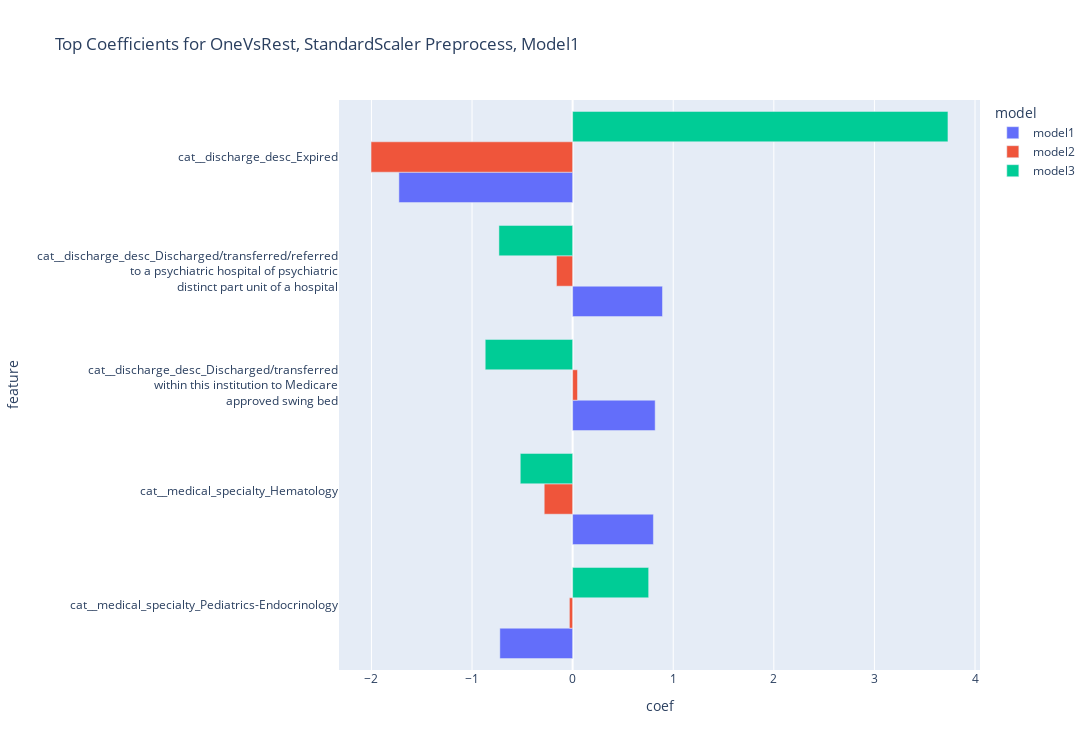

Write notebook code for a chart like this one.
### Markdown cell above
### Gridsearch, OneVsRest, StandardScaler

### Code cell
m1_ss_top10_df = create_topn_long_coef_df_from_gs(gs=g_sc, topn=5,
                                                  sort_model="model1")

title = f"Top Coefficients for OneVsRest, StandardScaler Preprocess, Model1"

fig = px.bar(data_frame=m1_ss_top10_df, 
             y="feature", 
             x="coef", 
             color="model",
             orientation="h", 
             category_orders={"model":["model1", "model2", "model3"]},
             title=title, 
             barmode="group", 
             height=750, 
             width=1250)
fig.show()

### Figure 1 — Plotly figure (JSON) as saved in the notebook; plotly's stock layout.template omitted (floating-point values rounded to 4 significant figures)
{"data": [{"alignmentgroup": "True", "hovertemplate": "model=model1<br>coef=%{x}<br>feature=%{y}<extra></extra>", "legendgroup": "model1", "marker": {"color": "#636efa", "pattern": {"shape": ""}}, "name": "model1", "offsetgroup": "model1", "orientation": "h", "showlegend": true, "textposition": "auto", "type": "bar", "x": [-0.7236, 0.803, 0.8205, 0.8934, -1.727], "xaxis": "x", "y": ["cat__medical_specialty_Pediatrics-Endocrinology<br>", "cat__medical_specialty_Hematology<br>", "cat__discharge_desc_Discharged/transferred<br> within this institution to Medicare<br> approved swing bed", "cat__discharge_desc_Discharged/transferred/referred<br> to a psychiatric hospital of psychiatric<br> distinct part unit of a hospital", "cat__discharge_desc_Expired"], "yaxis": "y"}, {"alignmentgroup": "True", "hovertemplate": "model=model2<br>coef=%{x}<br>feature=%{y}<extra></extra>", "legendgroup": "model2", "marker": {"color": "#EF553B", "pattern": {"shape": ""}}, "name": "model2", "offsetgroup": "model2", "orientation": "h", "showlegend": true, "textposition": "auto", "type": "bar", "x": [-0.03225, 0.04844, -0.1606, -0.2825, -2.004], "xaxis": "x", "y": ["cat__medical_specialty_Pediatrics-Endocrinology<br>", "cat__discharge_desc_Discharged/transferred<br> within this institution to Medicare<br> approved swing bed", "cat__discharge_desc_Discharged/transferred/referred<br> to a psychiatric hospital of psychiatric<br> distinct part unit of a hospital", "cat__medical_specialty_Hematology<br>", "cat__discharge_desc_Expired"], "yaxis": "y"}, {"alignmentgroup": "True", "hovertemplate": "model=model3<br>coef=%{x}<br>feature=%{y}<extra></extra>", "legendgroup": "model3", "marker": {"color": "#00cc96", "pattern": {"shape": ""}}, "name": "model3", "offsetgroup": "model3", "orientation": "h", "showlegend": true, "textposition": "auto", "type": "bar", "x": [-0.5206, -0.7328, 0.7558, -0.869, 3.731], "xaxis": "x", "y": ["cat__medical_specialty_Hematology<br>", "cat__discharge_desc_Discharged/transferred/referred<br> to a psychiatric hospital of psychiatric<br> distinct part unit of a hospital", "cat__medical_specialty_Pediatrics-Endocrinology<br>", "cat__discharge_desc_Discharged/transferred<br> within this institution to Medicare<br> approved swing bed", "cat__discharge_desc_Expired"], "yaxis": "y"}], "layout": {"barmode": "group", "height": 750, "legend": {"title": {"text": "model"}, "tracegroupgap": 0}, "title": {"text": "Top Coefficients for OneVsRest, StandardScaler Preprocess, Model1"}, "width": 1250, "xaxis": {"anchor": "y", "autorange": true, "domain": [0, 1], "range": [-2.323, 4.05], "title": {"text": "coef"}, "type": "linear"}, "yaxis": {"anchor": "x", "autorange": true, "domain": [0, 1], "range": [-0.5, 4.5], "title": {"text": "feature"}, "type": "category"}}}
